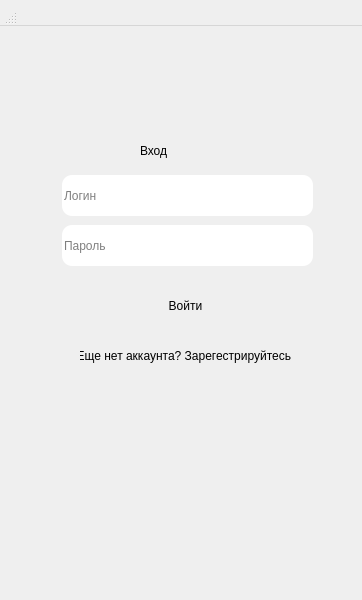
<?xml version="1.0" encoding="UTF-8"?>
<ui version="4.0">
 <class>LoginWindow</class>
 <widget class="QDialog" name="LoginWindow">
  <property name="geometry">
   <rect>
    <x>0</x>
    <y>0</y>
    <width>362</width>
    <height>600</height>
   </rect>
  </property>
  <property name="windowTitle">
   <string>Dialog</string>
  </property>
  <widget class="QWidget" name="centralwidget" native="true">
   <property name="geometry">
    <rect>
     <x>0</x>
     <y>0</y>
     <width>375</width>
     <height>501</height>
    </rect>
   </property>
   <widget class="QPushButton" name="pushEnter">
    <property name="geometry">
     <rect>
      <x>120</x>
      <y>280</y>
      <width>131</width>
      <height>51</height>
     </rect>
    </property>
    <property name="styleSheet">
     <string notr="true">font: 700 13pt &quot;Arial&quot;;
border-radius: 10px;</string>
    </property>
    <property name="text">
     <string>Войти</string>
    </property>
   </widget>
   <widget class="QLabel" name="enterLabel">
    <property name="geometry">
     <rect>
      <x>140</x>
      <y>130</y>
      <width>91</width>
      <height>41</height>
     </rect>
    </property>
    <property name="styleSheet">
     <string notr="true">font: 700 21pt &quot;Arial&quot;;</string>
    </property>
    <property name="text">
     <string>Вход</string>
    </property>
   </widget>
   <widget class="QLineEdit" name="inputLogin">
    <property name="geometry">
     <rect>
      <x>62</x>
      <y>175</y>
      <width>251</width>
      <height>41</height>
     </rect>
    </property>
    <property name="styleSheet">
     <string notr="true">border-radius: 10px;</string>
    </property>
    <property name="placeholderText">
     <string>Логин</string>
    </property>
   </widget>
   <widget class="QLineEdit" name="inputPassword">
    <property name="geometry">
     <rect>
      <x>62</x>
      <y>225</y>
      <width>251</width>
      <height>41</height>
     </rect>
    </property>
    <property name="styleSheet">
     <string notr="true">border-radius: 10px;</string>
    </property>
    <property name="placeholderText">
     <string>Пароль</string>
    </property>
   </widget>
   <widget class="QPushButton" name="switchMode">
    <property name="geometry">
     <rect>
      <x>80</x>
      <y>340</y>
      <width>211</width>
      <height>31</height>
     </rect>
    </property>
    <property name="styleSheet">
     <string notr="true">font: 7pt &quot;Arial&quot;;
border-radius: 10px;</string>
    </property>
    <property name="text">
     <string>Еще нет аккаунта? Зарегестрируйтесь!</string>
    </property>
   </widget>
  </widget>
  <widget class="QMenuBar" name="menubar">
   <property name="geometry">
    <rect>
     <x>0</x>
     <y>0</y>
     <width>362</width>
     <height>26</height>
    </rect>
   </property>
  </widget>
  <widget class="QStatusBar" name="statusbar">
   <property name="geometry">
    <rect>
     <x>0</x>
     <y>0</y>
     <width>16</width>
     <height>25</height>
    </rect>
   </property>
  </widget>
 </widget>
 <resources/>
 <connections/>
</ui>
